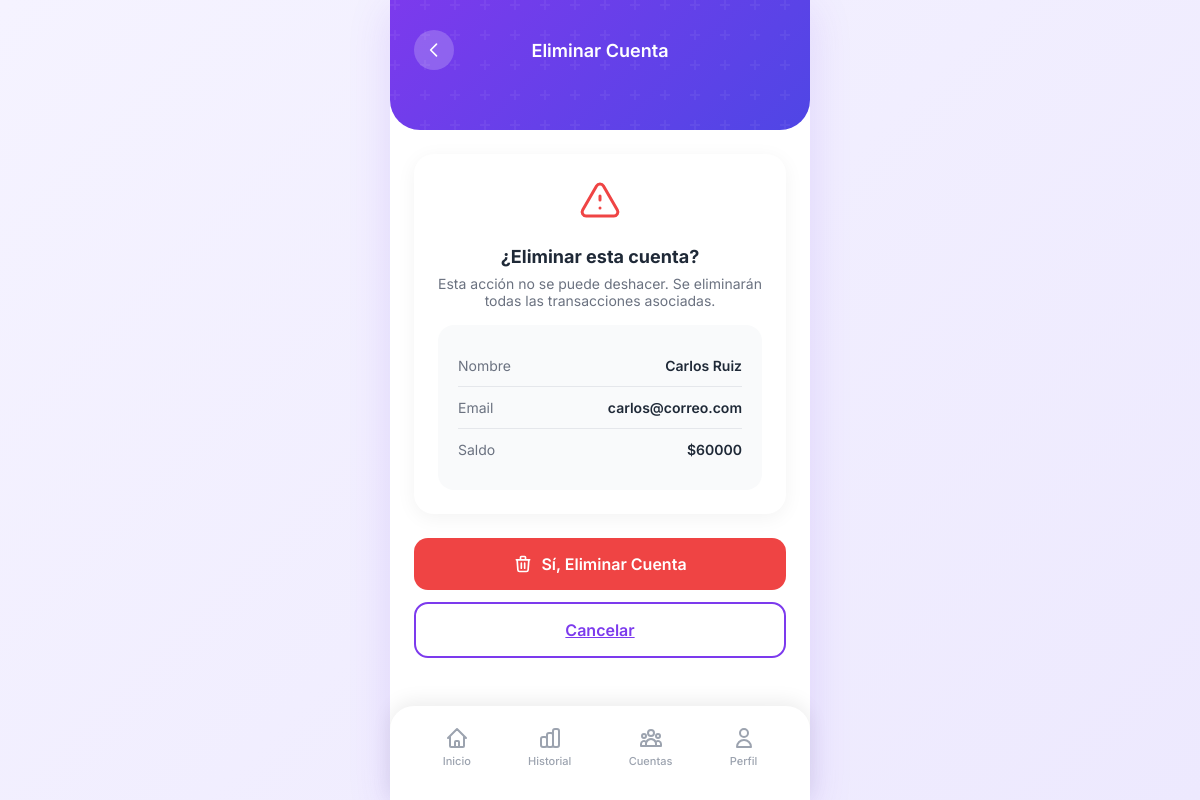
Page /cuentas/5/eliminar/ on the earlier database version.
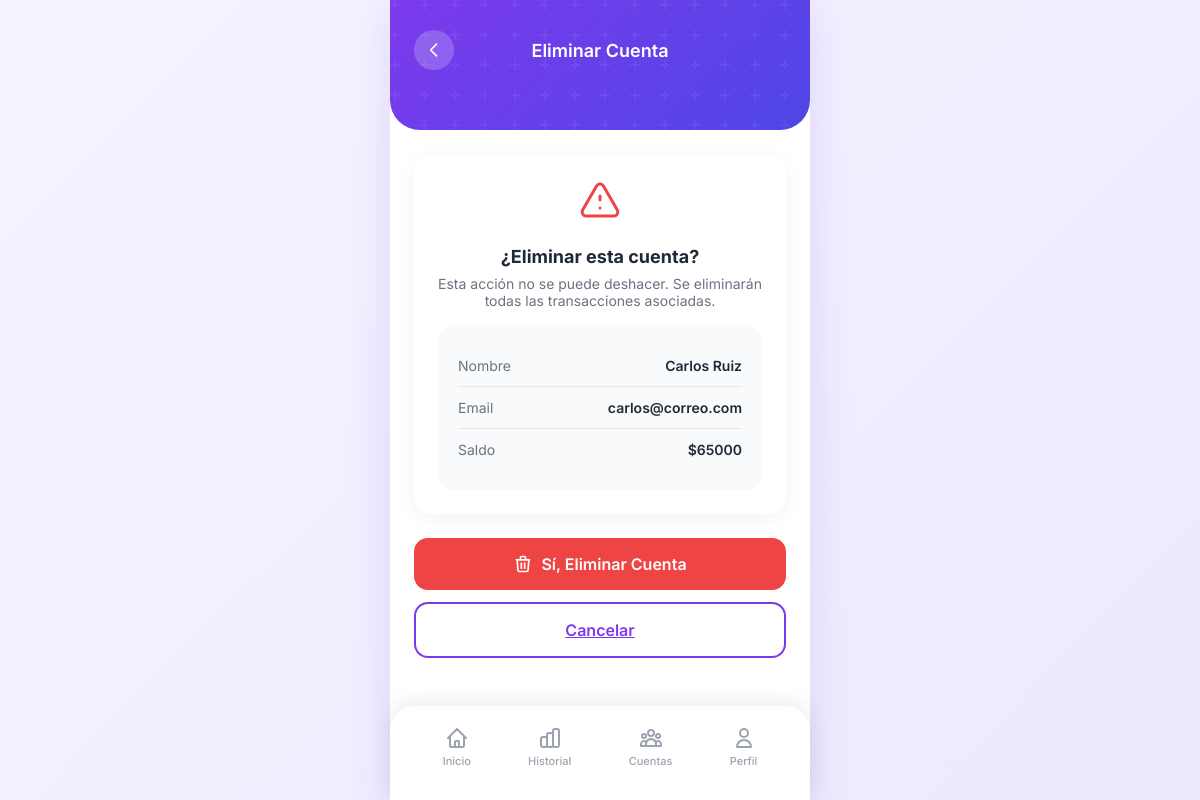
Same page on the later database version.
### wallet/models.py (models this page shows, shortened)
class Cuenta(models.Model):
    nombre = models.CharField(max_length=100)
    email = models.EmailField(unique=True)
    telefono = models.CharField(max_length=20, blank=True)
    saldo = models.DecimalField(max_digits=12, decimal_places=0, default=0)
    moneda = models.ForeignKey(Moneda, on_delete=models.PROTECT, related_name='cuentas')
    fecha_creacion = models.DateTimeField(auto_now_add=True)
    activa = models.BooleanField(default=True)
    class Meta:
        verbose_name = 'Cuenta'
        verbose_name_plural = 'Cuentas'
        ordering = ['-fecha_creacion']

class Moneda(models.Model):
    nombre = models.CharField(max_length=50)
    codigo = models.CharField(max_length=5, unique=True)
    simbolo = models.CharField(max_length=5)
    class Meta:
        verbose_name = 'Moneda'
        verbose_name_plural = 'Monedas'

### wallet/views.py (the view)
# urls.py: path('cuentas/<int:pk>/eliminar/', views.cuenta_eliminar, name='cuenta_eliminar'),
def cuenta_eliminar(request, pk):
    cuenta = get_object_or_404(Cuenta, pk=pk)
    if request.method == 'POST':
        nombre = cuenta.nombre
        cuenta.delete()
        messages.success(request, f'Cuenta de {nombre} eliminada.')
        return redirect('wallet:cuentas_lista')
    contexto = {
        'titulo': 'Eliminar Cuenta',
        'cuenta': cuenta,
    }
    return render(request, 'wallet/cuenta_confirmar_eliminar.html', contexto)

### wallet/templates/wallet/cuenta_confirmar_eliminar.html (shortened to what this page needs)
{% extends "wallet/base.html" %}
{% block content %}
<div class="wallet-header" style="padding-bottom: 40px;">
  <div class="header-top">
    <a href="{% url 'wallet:cuentas_lista' %}" class="header-icon" title="Volver">
      <svg xmlns="http://www.w3.org/2000/svg" width="20" height="20" fill="none" viewBox="0 0 24 24" stroke="currentColor">
        <path stroke-linecap="round" stroke-linejoin="round" stroke-width="2" d="M15 19l-7-7 7-7" />
      </svg>
    </a>
    <h2 style="font-size: 18px; font-weight: 600; color: white; margin: 0;">Eliminar Cuenta</h2>
  </div>
</div>
<div style="padding: 24px; padding-bottom: 120px;">
  <div class="stats-card" style="text-align: center; margin-bottom: 24px;">
    <h3 style="font-size: 18px; font-weight: 700; color: var(--text-dark); margin-bottom: 8px;">¿Eliminar esta cuenta?</h3>
    <p style="font-size: 14px; color: var(--text-gray); margin-bottom: 16px;">Esta acción no se puede deshacer. Se eliminarán todas las transacciones asociadas.</p>
    <div class="receipt-details" style="text-align: left;">
      <div class="receipt-row">
        <span class="receipt-label">Nombre</span>
        <span class="receipt-value">{{ cuenta.nombre }}</span>
      </div>
      <div class="receipt-row">
        <span class="receipt-label">Email</span>
        <span class="receipt-value">{{ cuenta.email }}</span>
      </div>
      <div class="receipt-row">
        <span class="receipt-label">Saldo</span>
        <span class="receipt-value">{{ cuenta.moneda.simbolo }}{{ cuenta.saldo }}</span>
      </div>
    </div>
  </div>
  <form method="POST">
    <button type="submit" class="btn w-100" style="background: var(--danger-red); color: white; margin-bottom: 12px;">
      Sí, Eliminar Cuenta
    </button>
  </form>
  <a href="{% url 'wallet:cuentas_lista' %}" class="btn btn-outline w-100">Cancelar</a>
</div>
{% endblock %}

Differences in the rows shown:
changed Cuenta "Carlos Ruiz": saldo "60000" → "65000"
